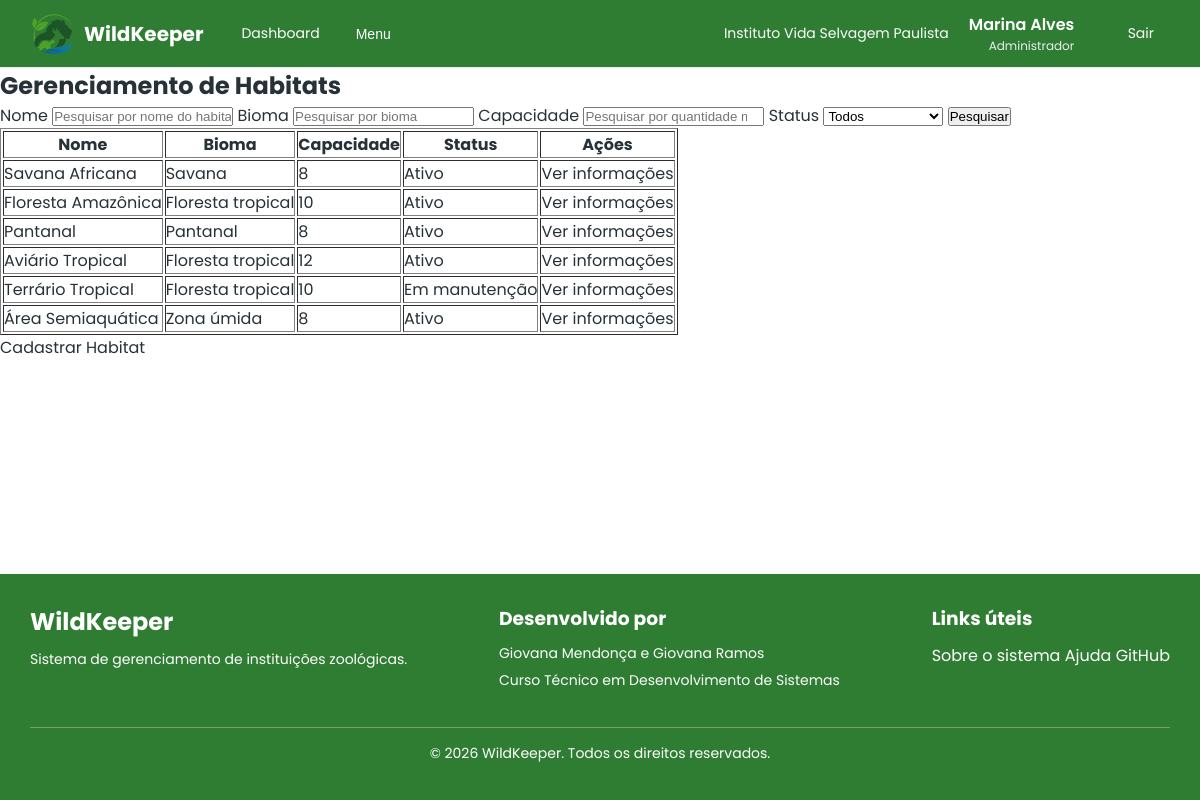
Screenshot of /src/habitats/index.php (signed in) with the database file from the repository.
### tables this page shows
CREATE TABLE

    IF NOT EXISTS habitats (

        id INT PRIMARY KEY AUTO_INCREMENT,

        nome VARCHAR(50) NOT NULL,

        descricao TEXT NOT NULL,

        bioma VARCHAR(50) NOT NULL,

        temperatura DECIMAL(5, 2) NOT NULL,  

        umidade DECIMAL(5, 2) NOT NULL,  

        capacidade INT NOT NULL,  

        status ENUM ('Ativo', 'Em manutenção', 'Interditado') DEFAULT 'Ativo',

        instituicao_id INT NOT NULL,

        FOREIGN KEY (instituicao_id) REFERENCES instituicoes (id),

        created_at TIMESTAMP DEFAULT CURRENT_TIMESTAMP,

        updated_at TIMESTAMP DEFAULT CURRENT_TIMESTAMP ON UPDATE CURRENT_TIMESTAMP

    );

### src/habitats/index.php (the view, shortened to what this page needs)
<?php
include "../includes/autenticacao.php";
$nomeFiltrado = trim($_GET['nome'] ?? "");
$biomaFiltrado = trim($_GET['bioma'] ?? "");
$capacidadeFiltrada = trim($_GET['capacidade'] ?? "");
$statusFiltrado = trim($_GET['status'] ?? "");
$sql = "SELECT
    id,
    nome,
    bioma,
    capacidade,
    status
FROM habitats
WHERE instituicao_id = ?";
$params = [
    $_SESSION['instituicao_id']
];
$types = "i";
$stmt = $conexao->prepare($sql);
if (!empty($types) && !empty($params)) {
    $stmt->bind_param($types, ...$params);
}
$stmt->execute();
$result = $stmt->get_result();
?>
<!DOCTYPE html>
<html lang="pt-br">
<head>
    <link rel="stylesheet" href="../../assets/css/reset.css">
    <link rel="stylesheet" href="../../assets/css/dashboard_global.css">
    <link rel="stylesheet" href="../../assets/css/tabela.css">
</head>
<body>
    <?php include "../includes/dashboard-header.php" ?>
    <main>
        <section>
            <h1>Gerenciamento de Habitats</h1>
            <form action="index.php" method="get">
                <label for="nome">Nome</label>
                <input type="text" data-pesquisa="nome" data-campos="nome" name="nome" id="nome" placeholder="Pesquisar por nome do habitat" value="<?= htmlspecialchars($nomeFiltrado) ?>">
                <label for="bioma">Bioma</label>
                <input type="text" data-pesquisa="bioma" data-campos="bioma" name="bioma" id="bioma" placeholder="Pesquisar por bioma" value="<?= htmlspecialchars($biomaFiltrado) ?>">
                <label for="capacidade">Capacidade</label>
                <input type="number" data-pesquisa="capacidade" data-campos="capacidade" name="capacidade" id="capacidade" placeholder="Pesquisar por quantidade mínima" value="<?= htmlspecialchars($capacidadeFiltrada) ?>">
                <label for="status">Status</label>
                <select name="status" id="status">
                    <option value="" <?= $statusFiltrado === '' ? 'selected' : '' ?>>Todos</option>
                </select>
                <button type="submit">Pesquisar</button>
            </form>
            <table border="1" id="tabela">
                <thead>
                    <tr>
                        <th>Nome</th>
                        <th>Bioma</th>
                        <th>Capacidade</th>
                        <th>Status</th>
                        <th>Ações</th>
                    </tr>
                </thead>
                <tbody>
                    <?php if ($result->num_rows > 0): ?>
                        <?php while ($habitat = $result->fetch_assoc()): ?>
                            <tr>
                                <td data-campo="nome"><?= htmlspecialchars($habitat['nome']) ?></td>
                                <td data-campo="bioma"><?= htmlspecialchars($habitat['bioma']) ?></td>
                                <td data-campo="capacidade"><?= htmlspecialchars($habitat['capacidade']) ?></td>
                                <td><?= htmlspecialchars($habitat['status']) ?></td>
                                <td><a href="mostrar_habitat.php?id=<?= $habitat['id'] ?>">Ver informações</a></td>
                            </tr>
                        <?php endwhile; ?>
                    <?php else: ?>
                        <tr>
                            <td colspan="5">Nenhum habitat encontrado.</td>
                        </tr>
                    <?php endif; ?>
                </tbody>
            </table>
        </section>
        <a href="cadastrar_habitat.php">Cadastrar Habitat</a>
    </main>
    <?php include "../includes/dashboard-footer.php" ?>
</body>
</html>

### rows the page displays
habitats: nome "Savana Africana", bioma "Savana", capacidade "8", status "Ativo"
habitats: nome "Floresta Amazônica", bioma "Floresta tropical", capacidade "10", status "Ativo"
habitats: nome "Pantanal", bioma "Pantanal", capacidade "8", status "Ativo"
habitats: nome "Aviário Tropical", bioma "Floresta tropical", capacidade "12", status "Ativo"
habitats: nome "Terrário Tropical", bioma "Floresta tropical", capacidade "10", status "Em manutenção"
habitats: nome "Área Semiaquática", bioma "Zona úmida", capacidade "8", status "Ativo"

### other values shown
$_SESSION['instituicao_nome'] "Instituto Vida Selvagem Paulista"
$_SESSION['nome'] "Marina Alves"
$_SESSION['cargo_nome'] "Administrador"
